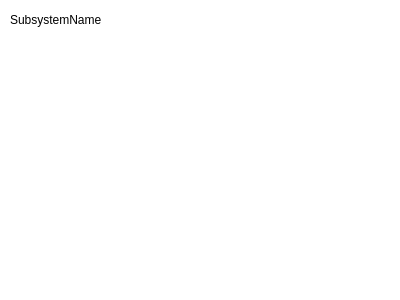
<?xml version="1.0" encoding="UTF-8"?>
<ui version="4.0">
  <class>SubsystemWidget</class>
  <widget class="QWidget" name="SubsystemWidget">
    <property name="geometry">
      <rect>
        <x>0</x>
        <y>0</y>
        <width>400</width>
        <height>300</height>
      </rect>
    </property>
    <property name="windowTitle">
      <string>Form</string>
    </property>
    <property name="autoFillBackground">
      <bool>true</bool>
    </property>
    <property name="palette">
        <palette>
          <active>
            <color><red>0</red><green>0</green><blue>0</blue></color>   <!-- Foreground -->
            <color><red>255</red><green>255</green><blue>255</blue></color>   <!-- Button -->
            <color><red>255</red><green>255</green><blue>255</blue></color>   <!-- Light -->
            <color><red>255</red><green>255</green><blue>255</blue></color>   <!-- Midlight -->
            <color><red>255</red><green>255</green><blue>255</blue></color>   <!-- Dark -->
            <color><red>255</red><green>255</green><blue>255</blue></color>   <!-- Mid -->
            <color><red>0</red><green>0</green><blue>0</blue></color>   <!-- Text -->
            <color><red>0</red><green>0</green><blue>0</blue></color>   <!-- BrightText -->
            <color><red>0</red><green>0</green><blue>0</blue></color>   <!-- ButtonText -->
            <color><red>255</red><green>255</green><blue>255</blue></color>   <!-- Base -->
            <color><red>255</red><green>255</green><blue>255</blue></color>   <!-- Background -->
            <color><red>255</red><green>255</green><blue>255</blue></color>   <!-- Shadow -->
            <color><red>255</red><green>255</green><blue>255</blue></color>   <!-- Highlight -->
            <color><red>0</red><green>0</green><blue>0</blue></color>   <!-- HighlightText -->
          </active>
          <disabled>
            <color><red>0</red><green>0</green><blue>0</blue></color>   <!-- Foreground -->
            <color><red>255</red><green>255</green><blue>255</blue></color>   <!-- Button -->
            <color><red>255</red><green>255</green><blue>255</blue></color>   <!-- Light -->
            <color><red>255</red><green>255</green><blue>255</blue></color>   <!-- Midlight -->
            <color><red>255</red><green>255</green><blue>255</blue></color>   <!-- Dark -->
            <color><red>255</red><green>255</green><blue>255</blue></color>   <!-- Mid -->
            <color><red>0</red><green>0</green><blue>0</blue></color>   <!-- Text -->
            <color><red>0</red><green>0</green><blue>0</blue></color>   <!-- BrightText -->
            <color><red>0</red><green>0</green><blue>0</blue></color>   <!-- ButtonText -->
            <color><red>255</red><green>255</green><blue>255</blue></color>   <!-- Base -->
            <color><red>255</red><green>255</green><blue>255</blue></color>   <!-- Background -->
            <color><red>255</red><green>255</green><blue>255</blue></color>   <!-- Shadow -->
            <color><red>255</red><green>255</green><blue>255</blue></color>   <!-- Highlight -->
            <color><red>0</red><green>0</green><blue>0</blue></color>   <!-- HighlightText -->
          </disabled>
          <inactive>
            <color><red>0</red><green>0</green><blue>0</blue></color>   <!-- Foreground -->
            <color><red>255</red><green>255</green><blue>255</blue></color>   <!-- Button -->
            <color><red>255</red><green>255</green><blue>255</blue></color>   <!-- Light -->
            <color><red>255</red><green>255</green><blue>255</blue></color>   <!-- Midlight -->
            <color><red>255</red><green>255</green><blue>255</blue></color>   <!-- Dark -->
            <color><red>255</red><green>255</green><blue>255</blue></color>   <!-- Mid -->
            <color><red>0</red><green>0</green><blue>0</blue></color>   <!-- Text -->
            <color><red>0</red><green>0</green><blue>0</blue></color>   <!-- BrightText -->
            <color><red>0</red><green>0</green><blue>0</blue></color>   <!-- ButtonText -->
            <color><red>255</red><green>255</green><blue>255</blue></color>   <!-- Base -->
            <color><red>255</red><green>255</green><blue>255</blue></color>   <!-- Background -->
            <color><red>255</red><green>255</green><blue>255</blue></color>   <!-- Shadow -->
            <color><red>255</red><green>255</green><blue>255</blue></color>   <!-- Highlight -->
            <color><red>0</red><green>0</green><blue>0</blue></color>   <!-- HighlightText -->
          </inactive>
        </palette>
    </property>
    <widget class="QLabel" name="SubsystemName">
      <property name="geometry">
        <rect>
          <x>10</x>
          <y>6</y>
          <width>300</width>
          <height>27</height>
        </rect>
      </property>
      <property name="text">
        <string>SubsystemName</string>
      </property>
    </widget>
  </widget>
  <resources/>
  <connections/>
</ui>
